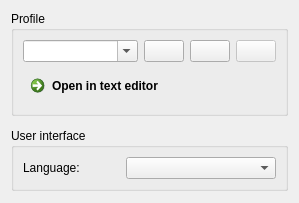
      <widget class="QWidget" name="tabProfiles">
       <property name="sizePolicy">
        <sizepolicy hsizetype="Fixed" vsizetype="Preferred">
         <horstretch>0</horstretch>
         <verstretch>0</verstretch>
        </sizepolicy>
       </property>
       <attribute name="title">
        <string>Profiles</string>
       </attribute>
       <layout class="QVBoxLayout" name="verticalLayout_6">
        <property name="spacing">
         <number>12</number>
        </property>
        <item>
         <widget class="QGroupBox" name="groupBox_Profiles">
          <property name="title">
           <string>Profile</string>
          </property>
          <layout class="QVBoxLayout" name="verticalLayout_5">
           <item>
            <layout class="QHBoxLayout" name="horizontalLayout_3">
             <item>
              <widget class="QComboBox" name="comboBox_Profiles">
               <property name="sizePolicy">
                <sizepolicy hsizetype="Expanding" vsizetype="Fixed">
                 <horstretch>0</horstretch>
                 <verstretch>0</verstretch>
                </sizepolicy>
               </property>
               <property name="editable">
                <bool>true</bool>
               </property>
               <property name="insertPolicy">
                <enum>QComboBox::NoInsert</enum>
               </property>
              </widget>
             </item>
             <item>
              <widget class="QPushButton" name="pushButton_ProfileNew">
               <property name="enabled">
                <bool>true</bool>
               </property>
               <property name="toolTip">
                <string>Add new profile</string>
               </property>
               <property name="text">
                <string/>
               </property>
               <property name="icon">
                <iconset resource="../res/LightpackResources.qrc">
                 <normaloff>:/icons/profile_new.png</normaloff>:/icons/profile_new.png</iconset>
               </property>
               <property name="iconSize">
                <size>
                 <width>16</width>
                 <height>16</height>
                </size>
               </property>
               <property name="checkable">
                <bool>false</bool>
               </property>
              </widget>
             </item>
             <item>
              <widget class="QPushButton" name="pushButton_ProfileResetToDefault">
               <property name="enabled">
                <bool>true</bool>
               </property>
               <property name="toolTip">
                <string>Reset current profile to defaults</string>
               </property>
               <property name="text">
                <string/>
               </property>
               <property name="icon">
                <iconset resource="../res/LightpackResources.qrc">
                 <normaloff>:/icons/arrow_down_gray.png</normaloff>:/icons/arrow_down_gray.png</iconset>
               </property>
               <property name="iconSize">
                <size>
                 <width>16</width>
                 <height>16</height>
                </size>
               </property>
               <property name="checkable">
                <bool>false</bool>
               </property>
              </widget>
             </item>
             <item>
              <widget class="QPushButton" name="pushButton_DeleteProfile">
               <property name="enabled">
                <bool>false</bool>
               </property>
               <property name="toolTip">
                <string>Delete profile</string>
               </property>
               <property name="text">
                <string/>
               </property>
               <property name="icon">
                <iconset resource="../res/LightpackResources.qrc">
                 <normaloff>:/icons/profile_delete.png</normaloff>:/icons/profile_delete.png</iconset>
               </property>
               <property name="iconSize">
                <size>
                 <width>16</width>
                 <height>16</height>
                </size>
               </property>
               <property name="checkable">
                <bool>false</bool>
               </property>
              </widget>
             </item>
            </layout>
           </item>
           <item>
            <widget class="QCommandLinkButton" name="commandLinkButton_OpenSettings">
             <property name="text">
              <string>Open in text editor</string>
             </property>
             <property name="checkable">
              <bool>false</bool>
             </property>
             <property name="description">
              <string/>
             </property>
            </widget>
           </item>
          </layout>
         </widget>
        </item>
        <item>
         <widget class="QGroupBox" name="groupBox_UserInterface">
          <property name="sizePolicy">
           <sizepolicy hsizetype="Preferred" vsizetype="Preferred">
            <horstretch>0</horstretch>
            <verstretch>0</verstretch>
           </sizepolicy>
          </property>
          <property name="layoutDirection">
           <enum>Qt::LeftToRight</enum>
          </property>
          <property name="title">
           <string>User interface</string>
          </property>
          <layout class="QVBoxLayout" name="verticalLayout_13">
           <property name="sizeConstraint">
            <enum>QLayout::SetDefaultConstraint</enum>
           </property>
           <item>
            <layout class="QHBoxLayout" name="horizontalLayout_4" stretch="0,0,0">
             <item>
              <widget class="QLabel" name="labelLanguage">
               <property name="sizePolicy">
                <sizepolicy hsizetype="Fixed" vsizetype="Preferred">
                 <horstretch>0</horstretch>
                 <verstretch>0</verstretch>
                </sizepolicy>
               </property>
               <property name="text">
                <string>Language:</string>
               </property>
               <property name="alignment">
                <set>Qt::AlignLeading|Qt::AlignLeft|Qt::AlignVCenter</set>
               </property>
              </widget>
             </item>
             <item>
              <spacer name="horizontalSpacer_5">
               <property name="orientation">
                <enum>Qt::Horizontal</enum>
               </property>
               <property name="sizeHint" stdset="0">
                <size>
                 <width>40</width>
                 <height>20</height>
                </size>
               </property>
              </spacer>
             </item>
             <item>
              <widget class="QComboBox" name="comboBox_Language">
               <property name="minimumSize">
                <size>
                 <width>150</width>
                 <height>0</height>
                </size>
               </property>
               <property name="sizeAdjustPolicy">
                <enum>QComboBox::AdjustToContentsOnFirstShow</enum>
               </property>
              </widget>
             </item>
            </layout>
           </item>
          </layout>
         </widget>
        </item>
        <item>
         <spacer name="verticalSpacer_3">
          <property name="orientation">
           <enum>Qt::Vertical</enum>
          </property>
          <property name="sizeHint" stdset="0">
           <size>
            <width>20</width>
            <height>1</height>
           </size>
          </property>
         </spacer>
        </item>
       </layout>
      </widget>
